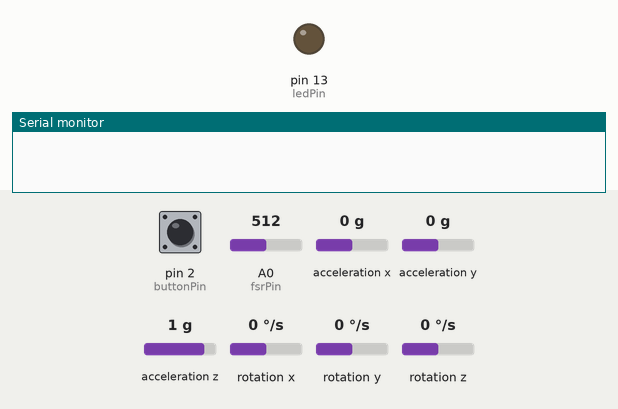
Recording of a sketch running on a simulated Arduino Uno, built with avr-gcc and run on an emulated ATmega328P. Shown: output pins drawn as LEDs (lit = HIGH), the last lines printed to the serial monitor. Wiring (inferred from the names in the program): MPU-6050 motion sensor at I2C address 0x68. Inputs (shaded band) come from the test bench; at power-on: pin 2 (buttonPin) HIGH, A0 (fsrPin) = 512, acceleration x 0 g, acceleration y 0 g, acceleration z 1 g, rotation x 0 °/s, rotation y 0 °/s, rotation z 0 °/s.

Above: at 1.2 s.
1.3 s: pin 2 (buttonPin) pulled LOW for 0.15 s
At 1.7 s:
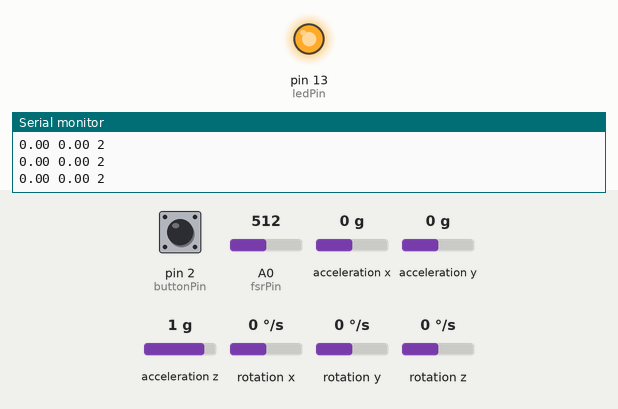
2.9 s: pin 2 (buttonPin) pulled LOW for 1 s
At 3.5 s:
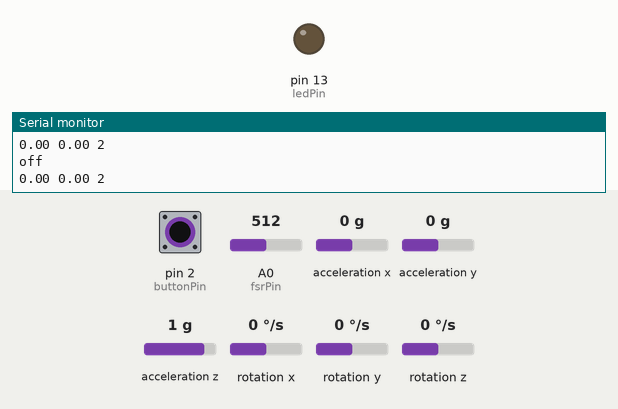
5.4 s: pin 2 (buttonPin) pulled LOW for 3.2 s
At 6.0 s:
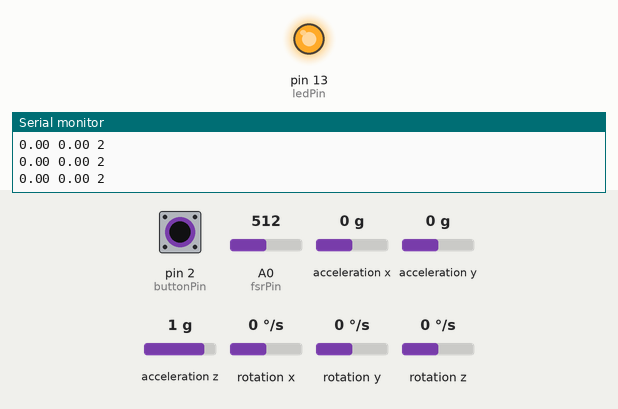
Timing chart, 0 to 8.4 s (numbered marks = the images above; inputs shaded):
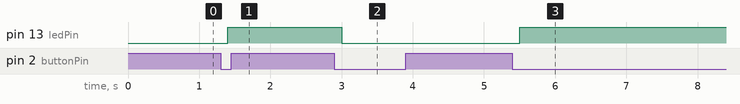

The sketch:

everPen.ino
```cpp
/*
 * 2018.05.12
 * 화중 합치는 중
 * 블루투스 통신 정상
 * 가속도 센서 정상
 * 압력 센서 정상
 *
 * 압력센서 동작별로 상태 나눠놓음
 * readFsr() 함수에 리턴값으로 정리
 *
 */

#include<Wire.h>
#include<SoftwareSerial.h> // bluetooth

// pin설정

#define buttonPin 2
#define ledPin 13
#define btTxPin 4 //송신핀
#define btRxPin 3 //수신핀
#define fsrPin A0 // 압력센서

SoftwareSerial BTSerial(btTxPin, btRxPin);


const int MPU=0x68; //MPU 6050 의 I2C 기본주소
const int MPU2=0x89; //MPU 6050

int pressS; // 눌린 상태
int prePressS=0;
boolean sw = false; // 펜 산태
int fsrValue; // 압력 센서 값
int time=0;
long DELAY = 100;


// 가속도 코드
const int max =1;
const float min_data = 1000.0;
int16_t AcX,AcY,AcZ,Tmp,GyX,GyY,GyZ;
float baseAcX=0, baseAcY=0, baseAcZ=0;
float before_AcX, before_AcY, before_AcZ;
float before_SpX, before_SpY, before_SpZ;
float dt;
float timeGap, acXGap,acYGap;
float spXGap=0, spYGap=0;
float spX=0, spY=0;
int count=0;
float X=0,Y=0;

unsigned long t_now;
unsigned long t_prev;


void setup() {

  //기타 초기화
  pinMode(buttonPin, INPUT_PULLUP);
  pinMode(ledPin, OUTPUT);
  pinMode(fsrPin, INPUT);
  attachInterrupt(0, changeState, FALLING); // 버튼 인터럽트
  BTSerial.begin(9600);
  Serial.begin(115200);


  // 가속도 센서 초기화
  Wire.begin(); //Wire 라이브러리 초기화
  Wire.beginTransmission(MPU); //MPU로 데이터 전송 시작
  Wire.write(0x6B); //
  Wire.write(0);
  Wire.endTransmission(true); // mpu-6050 시작

  initDT();

}

void loop() {

  if(sw){

    // 스마트펜이 ON 상태일 때

    int p = readFsr();

    initDT();
    calibAccelGyro();
    calcDT();
    calculate();
    delay(5);
    String btStr =String(X) + " " + String(Y) +" "+String(p)+"\n";
    BTSerial.println(btStr);


    Serial.println(btStr);

    // 배열에 각 값 저장

  }else{

    // off 인상태

  }
}

void changeState() {

  _delay_ms(100);

  if(digitalRead(buttonPin)==LOW){
    sw = !sw;

    if(sw==true){
      digitalWrite(ledPin, HIGH);
      Serial.println("on");
    }else{
      digitalWrite(ledPin, LOW);
      Serial.println("off");
    }
  }
}


int readFsr(){

  fsrValue = analogRead(fsrPin);

  if(fsrValue > 500){
    pressS = 1;
  }
  else{
    pressS = 0;
  }

  int s =0;

  if(prePressS == 0 && pressS ==0){
    s = 0; // 공중
  }
  else if (prePressS == 0 && pressS ==1){
    // 획 시작
    s =1;

  }else if(prePressS == 1 && pressS ==0){
    // 획 끝
    s = 3;
  }else if(prePressS == 1 && pressS == 1){
    // 획 중간
    s = 2;
  }

  prePressS = pressS;

  return s;

}


void readAccelGyro(){  //센서값 리드
  Wire.beginTransmission(MPU);
  Wire.write(0x3B);
  Wire.endTransmission(false);
  Wire.requestFrom(MPU, 14, true);
  AcX=Wire.read()<<8|Wire.read();
  AcY=-Wire.read()<<8|Wire.read();
  AcZ=Wire.read()<<8|Wire.read();

  if(AcX < min_data && AcX > - min_data ){
    AcX =0;
  }

  if( AcY < min_data && AcY > - min_data){
    AcY =0;
  }
}


void calibAccelGyro(){  // 튀는값 보정
  float sumAcX = 0, sumAcY = 0, sumAcZ = 0;
  before_AcX = baseAcX;
  before_AcY = baseAcY;
  before_AcZ = baseAcZ;

  //읽어드렸으면 이제 읽어드린 값을 토대로 평균값을 구하면 됨
  for(int i=0; i<max; i++){

    readAccelGyro();

    sumAcX += AcX;
    sumAcY += AcY;
    sumAcZ += AcZ;

    // 더할때 튀는값을 방지하기위해 가장 큰값 2개 작은값 2개를 빼고 6개로 나누기

    delay(1);//0.03초
  }


  //맨 처음 기본 센서 값들을 보여지고 그다음에 평균값을 구하는 함수
  baseAcX = sumAcX / max;
  baseAcY = sumAcY / max;
  baseAcZ = sumAcZ / max;

}


void initDT(){

  t_prev = millis();

}

void calcDT(){

  t_now = millis();
  dt = (t_now - t_prev) / 1000.0;
  t_prev = t_now;

}

void calculate(){

  if(baseAcX - before_AcX < 500 && baseAcX - before_AcX > -500 && before_AcY - baseAcY > -500 && before_AcY - baseAcY < 500){
    count++;

    if(count > 10){
      spX = 0;
      spY = 0;
    }

  }
  else{
    count=0;
  }

  //x축은 양수값이 크다!,y축은 음수값이 크다!
  if(baseAcX>0) baseAcX *=1.0;
  if(baseAcY<0) baseAcY *=0.80;
  if(baseAcY>0) baseAcY *=1.10;

  //가속도 -> 속도 적분

  acXGap = baseAcX - before_AcX;
  acYGap = baseAcY - before_AcY;
  before_SpX = spX;
  before_SpY = spY;

  spX += dt * (baseAcX);
  spY += dt * (baseAcY);

  spXGap = spX - before_SpX;
  spYGap = spY - before_SpY;

  //속도  -> 위치 적분
  X += (dt * spX) / 100.0 ;
  Y += (dt * spY) / 100.0 ;

}

void arr_print(){

  /*
  Serial.print(dt,DEC);
  Serial.print(" ");
  Serial.print(baseAcX);
  Serial.print(" ");
  Serial.print(baseAcY);
  Serial.println(" ");
  Serial.print(baseAcZ);
  Serial.println(" ");
  */

  /*
  Serial.print(" ");
  Serial.print(spX);
  Serial.print(" ");
  Serial.println(spY);
   */

  Serial.print(X);
  Serial.print(" ");
  Serial.println(Y);

}
```

Measured:
- after the input at 1.3 s, pin 13 (ledPin): LOW → HIGH after 0.10 s
- after the input at 2.9 s, pin 13 (ledPin): HIGH → LOW after 0.10 s
- after the input at 5.4 s, pin 13 (ledPin): LOW → HIGH after 0.10 s
